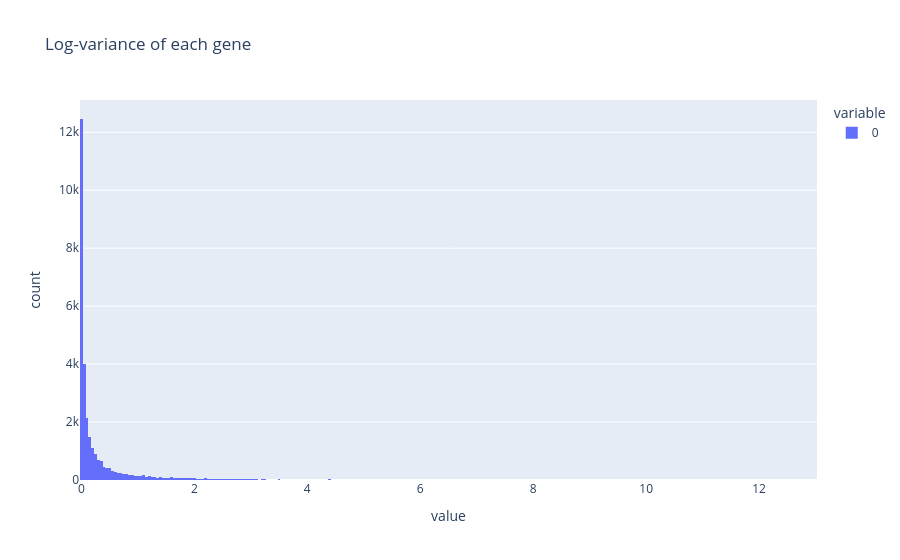

Notebook code cell kept with this figure:
### Markdown cell above
When doing normalization, we also want to choose the amount of most variable genes. To do so, we plot the histogram of each gene's variance, choose a threshold and see how many genes go above that threshold.

### Code cell
variance = np.ravel(np.log1p(np.var(adata.X, axis=0)))
px.histogram(variance, title='Log-variance of each gene')

### Figure 1 — Plotly figure (JSON) as saved in the notebook; plotly's stock layout.template omitted (floating-point values rounded to 4 significant figures; data arrays with more than 128 entries replaced by an {"elided": "..."} marker saying what was removed)
{"data": [{"bingroup": "x", "hovertemplate": "variable=0<br>value=%{x}<br>count=%{y}<extra></extra>", "legendgroup": "0", "marker": {"color": "#636efa", "pattern": {"shape": ""}}, "name": "0", "orientation": "v", "showlegend": true, "type": "histogram", "x": {"elided": "29830 float values"}, "xaxis": "x", "yaxis": "y"}], "layout": {"barmode": "relative", "legend": {"title": {"text": "variable"}, "tracegroupgap": 0}, "title": {"text": "Log-variance of each gene"}, "xaxis": {"anchor": "y", "domain": [0, 1], "title": {"text": "value"}}, "yaxis": {"anchor": "x", "domain": [0, 1], "title": {"text": "count"}}}}
